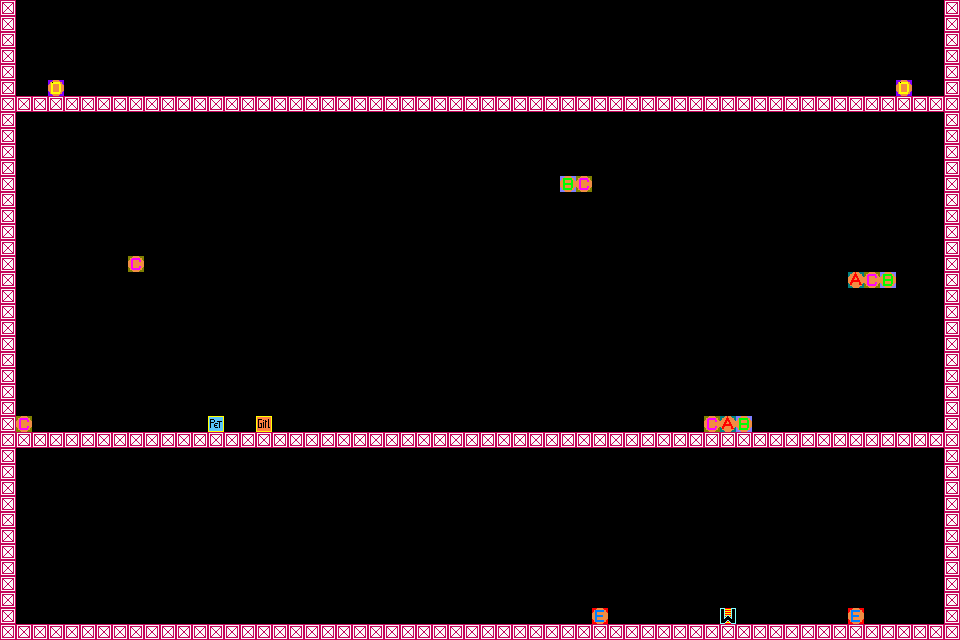

Below is a game level as drawn by its tile map, then a one-line description and the .tmx that defines it (tile-layer data replaced by summaries):
An orthogonal 60x40 tile map with 16x16 px tiles, 1 tile layer (event), 3 hidden layers not drawn, 2 tilesets.

<map version="1.0" orientation="orthogonal" renderorder="right-down" width="60" height="40" tilewidth="16" tileheight="16">
 <tileset firstgid="1" name="common" tilewidth="16" tileheight="16">
  <image source="common.png" trans="ffffff" width="1024" height="1024" />
 </tileset>
 <tileset firstgid="4097" name="map_a" tilewidth="16" tileheight="16">
  <image source="map_a.png" trans="ffffff" width="1024" height="1024" />
 </tileset>
 <layer name="event" width="60" height="40">
  <data>[2400 cells, 271 non-empty, 9 distinct tile ids]</data>
 </layer>
 <layer name="back" width="60" height="40" visible="0">
  <data>[2400 cells, 2400 non-empty, 51 distinct tile ids]</data>
 </layer>
 <layer name="center" width="60" height="40" visible="0">
  <data>[2400 cells, 484 non-empty, 259 distinct tile ids]</data>
 </layer>
 <layer name="front" width="60" height="40" visible="0">
  <data>[2400 cells, 1066 non-empty, 26 distinct tile ids]</data>
 </layer>
</map>
